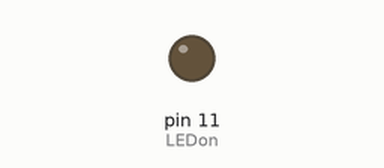
Bench run of a program on a simulated Raspberry Pi (header pin numbers). On the bench: output pins drawn as LEDs (lit = HIGH).

Above: at 0.5 s.
At 5.0 s:
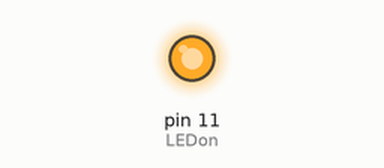
Timing chart, 0 to 6.9 s (numbered marks = the images above):
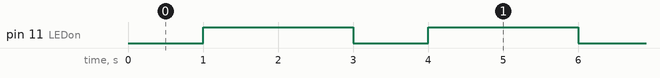

The program:

blink11.py
```python
#!/usr/bin/env python
#Simply tries to swithc Pin 11 on for 1 sec and off for 2 secs
#V0.2 26Aug12

# Must be run as root - sudo python blink11.py

import time, RPi.GPIO as GPIO

GPIO.setmode(GPIO.BOARD)
GPIO.setup(11, GPIO.OUT)

while True:
	LEDon = GPIO.output(11, 0)
	time.sleep(1)
	LEDoff = GPIO.output(11, 1)
	time.sleep(2)
```

Measured:
- by itself, pin 11 (LEDon): alternates HIGH for 2.0 s and LOW for 1.0 s
